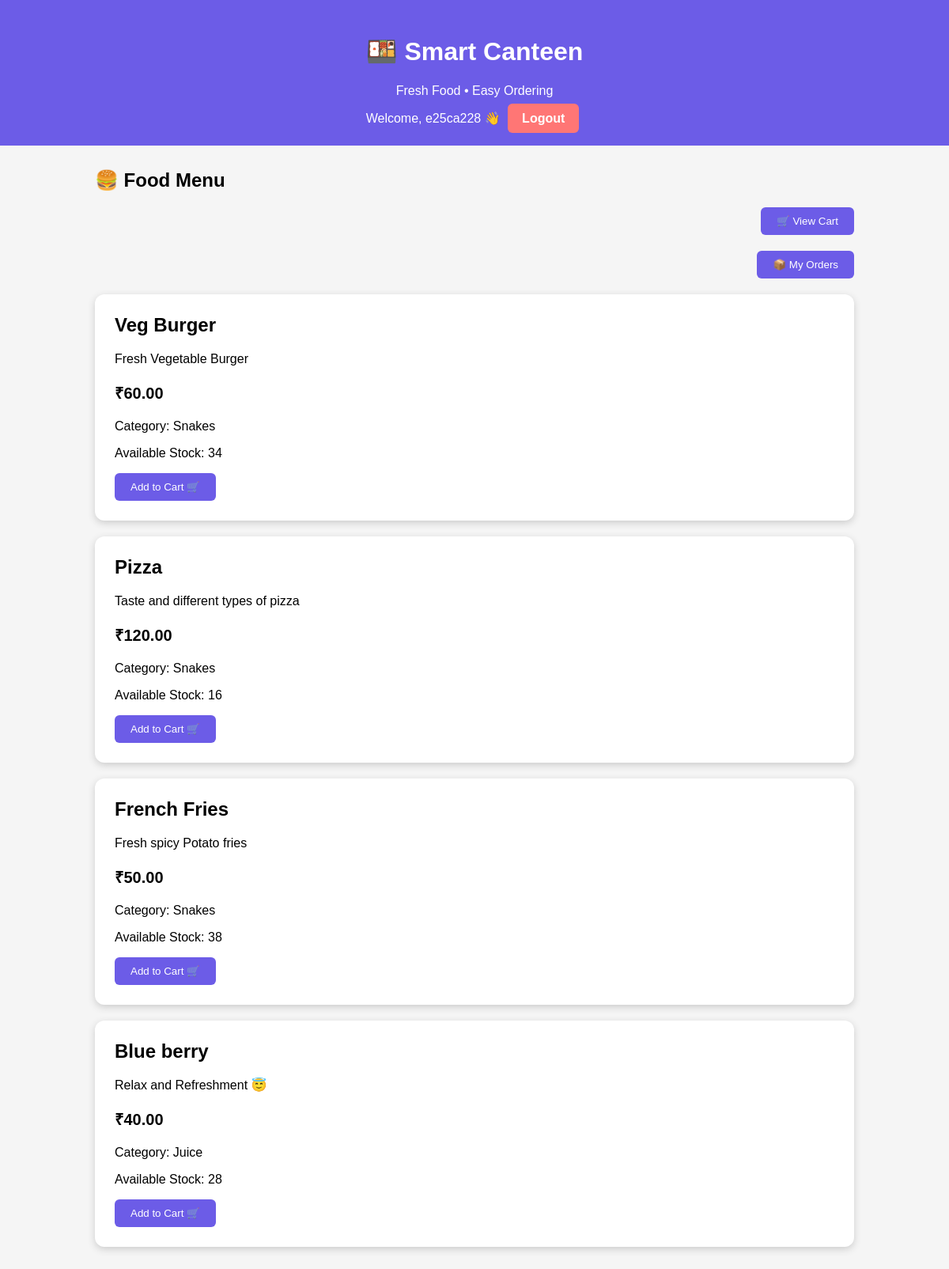
The app's page / (signed in) with its own data.
### canteen/models.py (models this page shows, shortened)
class Food(models.Model):
    name = models.CharField(max_length=100)
    description = models.TextField()
    price = models.DecimalField(max_digits=6, decimal_places=2)
    category = models.CharField(max_length=50)
    available = models.BooleanField(default=True)
    stock = models.IntegerField(default=0)

### canteen/views.py (the view)
# urls.py: path('', views.home, name='home'),
def home(request):
    foods = Food.objects.filter(available=True)
    return render(request, 'home.html', {'foods': foods})

### canteen/templates/home.html (shortened to what this page needs)
<!DOCTYPE html>
<html>
<head>
</head>
<body>
    <div class="header">
        <h1>🍱 Smart Canteen</h1>
        <p>Fresh Food • Easy Ordering</p>
        <div class="header-buttons">
    {% if user.is_authenticated %}
        <span>Welcome, {{ user.username }} 👋</span>
        <a href="{% url 'logout' %}" class="logout-btn">
            Logout
        </a>
    {% endif %}
</div>
    </div>
    <div class="container">
        <h2>🍔 Food Menu</h2>
        <div style="text-align: right; margin-bottom: 20px;">
    <a href="{% url 'cart' %}">
        <button class="order-btn">🛒 View Cart</button>
    </a>
</div>
<div style="text-align: right; margin-bottom: 20px;">
    <a href="{% url 'my_orders' %}">
        <button class="order-btn">📦 My Orders</button>
    </a>
</div>
        {% for food in foods %}
        <div class="food-card">
            <h2>{{ food.name }}</h2>
            <p>{{ food.description }}</p>
            <p class="price">₹{{ food.price }}</p>
            <p>Category: {{ food.category }}</p>
            <p>Available Stock: {{ food.stock }}</p>
            <a href="{% url 'add_to_cart' food.id %}">
    <button class="order-btn">Add to Cart 🛒</button>
</a>
        </div>
        {% empty %}
        <p>No food available.</p>
        {% endfor %}
    </div>
</body>
</html>

### canteen/templates/home.html (style rules this page uses)
body { font-family: Arial, sans-serif; background-color: #f5f5f5; margin: 0; }
.header { background-color: #6c5ce7; color: white; padding: 25px; text-align: center; }
.header-buttons { margin-top: 15px; }
.header-buttons a { text-decoration: none; margin: 0 5px; }
.logout-btn { background-color: #ff7675; color: white; padding: 10px 18px; border-radius: 6px; font-weight: bold; }
.container { width: 80%; margin: 30px auto; }
.food-card { background-color: white; padding: 25px; margin: 20px 0; border-radius: 12px; box-shadow: 0 3px 10px #cccccc; }
.food-card h2 { margin-top: 0; }
.price { font-size: 20px; font-weight: bold; }
.order-btn { background-color: #6c5ce7; color: white; border: none; padding: 10px 20px; border-radius: 6px; cursor: pointer; }

### records on screen
Food: name "Veg Burger", description "Fresh Vegetable Burger", price "60.00", category "Snakes", stock "34"
Food: name "Pizza", description "Taste and different types of pizza", price "120.00", category "Snakes", stock "16"
Food: name "French Fries", description "Fresh spicy Potato fries", price "50.00", category "Snakes", stock "38"
Food: name "Blue berry", description "Relax and Refreshment 😇", price "40.00", category "Juice", stock "28"

### other values on screen
{{ user.username }} "e25ca228"
